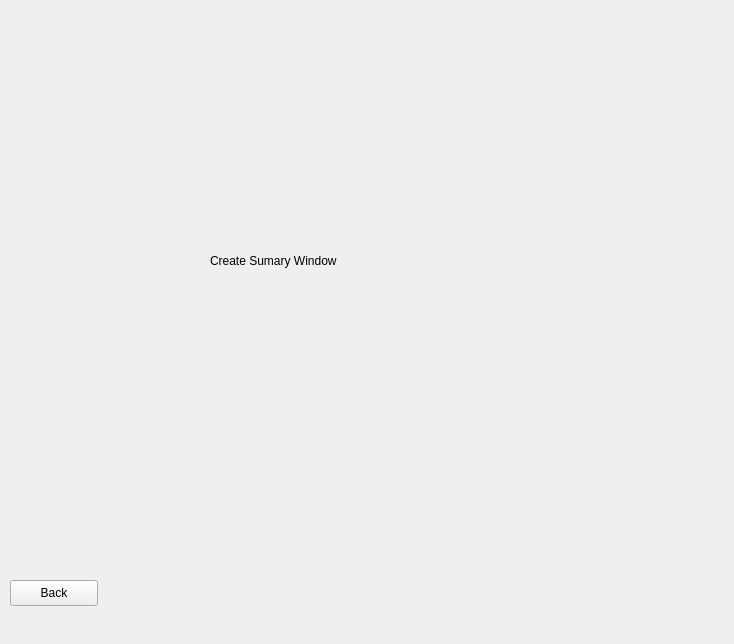
<?xml version="1.0" encoding="UTF-8"?>
<ui version="4.0">
 <class>CreateSummaryWindow</class>
 <widget class="QWidget" name="CreateSummaryWindow">
  <property name="geometry">
   <rect>
    <x>0</x>
    <y>0</y>
    <width>734</width>
    <height>644</height>
   </rect>
  </property>
  <property name="windowTitle">
   <string>Form</string>
  </property>
  <widget class="QPushButton" name="backBtn">
   <property name="geometry">
    <rect>
     <x>10</x>
     <y>580</y>
     <width>88</width>
     <height>26</height>
    </rect>
   </property>
   <property name="text">
    <string>Back</string>
   </property>
  </widget>
  <widget class="QLabel" name="label_3">
   <property name="geometry">
    <rect>
     <x>210</x>
     <y>240</y>
     <width>741</width>
     <height>41</height>
    </rect>
   </property>
   <property name="text">
    <string>Create Sumary Window</string>
   </property>
  </widget>
 </widget>
 <resources/>
 <connections/>
</ui>
